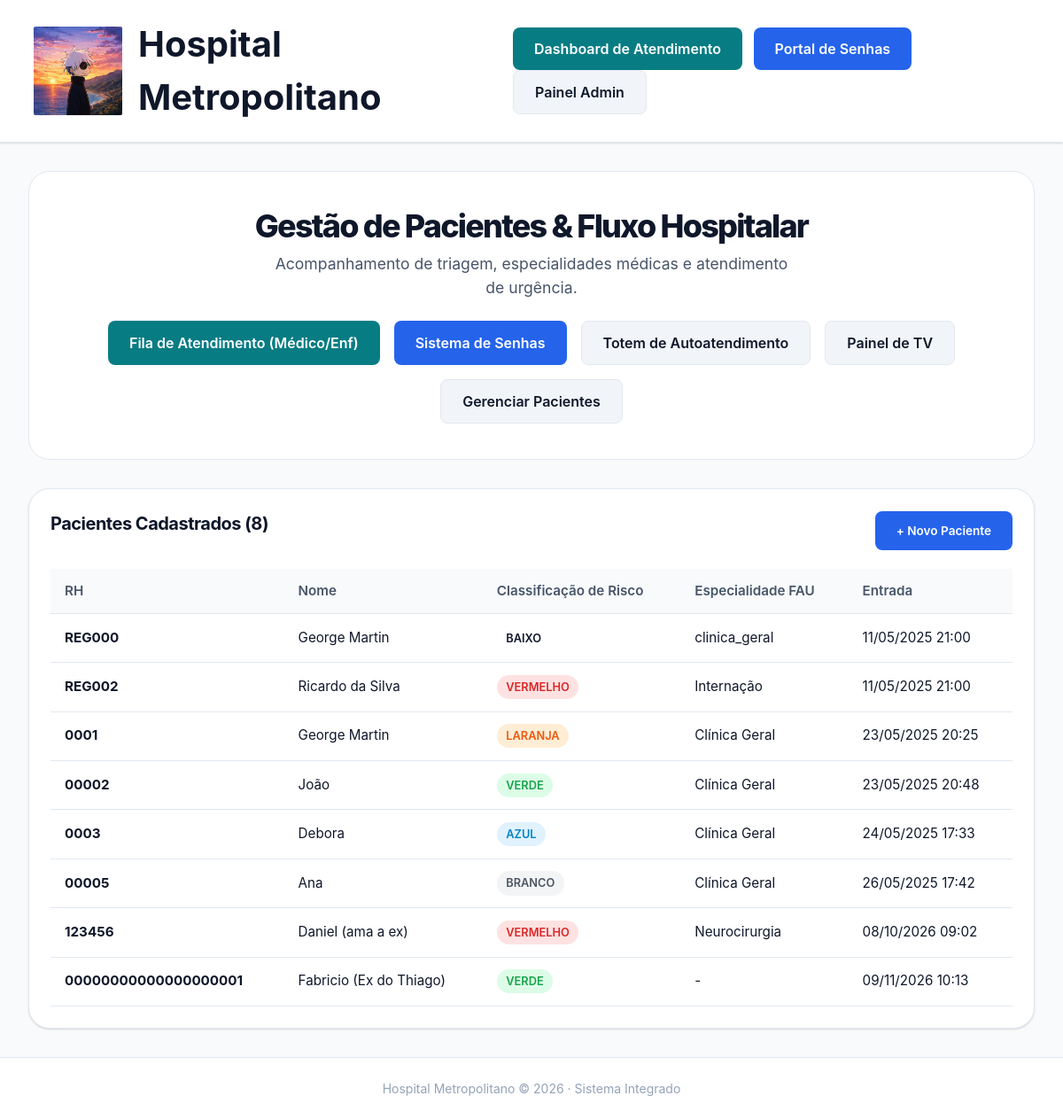
The app's page /pacientes/ with its own data.
### pacientes/models.py (models this page shows, shortened)
class Paciente(models.Model):
    CLASSIFICACAO_RISCO = [
        ('Vermelho', 'Vermelho'),
        ('Laranja', 'Laranja'),
        ('Amarelo', 'Amarelo'),
        ('Verde', 'Verde'),
        ('Azul', 'Azul'),
        ('Branco', 'Branco'),
    ]
    ESPECIALIDADES = [
        ('CG', 'Clínica Geral'),
        ('NCR', 'Neurocirurgia'),
        ('TM', 'Traumatologia'),
        ('BMF', 'Bucomaxilofacial'),
        ('CV', 'Cirurgia Vascular'),
        ('PED', 'Pediatria'),
        ('INT', 'Internação'),
        ('OUT', 'Outros'),
    ]
    EXAMES = [
        ('RX', 'Raio-X'),
        ('TC', 'Tomografia Computadorizada'),
        ('LAB', 'Laboratório'),
    ]
    PROCEDIMENTOS = [
        ('SWAB', 'SWAB'),
        ('ECG', 'ECG'),
    ]
    ENFERMAGEM = [
        ('ADM', 'Administração de Medicamentos'),
        ('SAE', 'SAE - Sistematização da Assistência de Enfermagem'),
    ]
    SOLICITACOES = [
        ('BC', 'Boletim de Comunicação'),
    ]
    STATUS_CHOICES = [
        ('waiting', 'Aguardando'),
        ('service', 'Em atendimento'),
        ('done', 'Concluído'),
    ]
    data_agendamento = models.DateTimeField('Data e Hora da Entrada', default=timezone.now)
    numero_registro = models.CharField('RH (Registro Hospitalar)', max_length=20, unique=True) #ver com o admin quantos caracteres são necessários para esse campo.
    nome = models.CharField('Nome', max_length=100)
    risco = models.CharField('Classificação de Risco', max_length=10, choices=CLASSIFICACAO_RISCO)
    status = models.CharField('Status do Atendimento', max_length=20, choices=STATUS_CHOICES, default='waiting')
    especialidade_primeiro_atendimento = models.CharField(
        'Especialidade FAU',
        max_length=10,
        choices=ESPECIALIDADES,
        blank=True,
        null=True
    )
    hora_primeiro_atendimento = models.TimeField('Hora do 1º Atendimento na FAU', blank=True, null=True)
    especialidades_pendentes = MultiSelectField(
        'Especialidades Pós 1º Atendimento',
        choices=ESPECIALIDADES,
        blank=True,
    )
    especialidades_concluidas = MultiSelectField(
        'Especialidades Concluídas',
        choices=ESPECIALIDADES,
        blank=True,
    )
    exames_pendentes = MultiSelectField(
        'Exames Pendentes',
        choices=EXAMES,
        blank=True,
    )
    exames_concluidos = MultiSelectField(
        'Exames Concluídos',
        choices=EXAMES,
        blank=True,
    )
    procedimentos_pendentes = MultiSelectField(
        'Procedimentos Solicitados',
        choices=PROCEDIMENTOS,
        blank=True,
    )
    procedimentos_concluidos = MultiSelectField(
        'Procedimentos Concluídos',
        choices=PROCEDIMENTOS,
        blank=True,
    )
    enfermagem_pendentes = MultiSelectField(
        'Enfermagem Solicitados',
        choices=ENFERMAGEM,
        blank=True,
    )
    enfermagem_concluidos = MultiSelectField(
        'Enfermagem Concluídos',
        choices=ENFERMAGEM,
        blank=True,
    )
    solicitacoes_pendentes = MultiSelectField(
        'Solicitações Pendentes',
        choices=SOLICITACOES,
        blank=True,
    )
    solicitacoes_concluidos = MultiSelectField(
        'Solicitações Concluídas',
        choices=SOLICITACOES,
        blank=True,
    )

### pacientes/views.py (the view)
# urls.py: path('pacientes/', views.pagina_inicial, name='pagina_inicial'),
def pagina_inicial(request):
    pacientes = Paciente.objects.all()
    return render(request, 'pacientes/pagina_inicial.html', {'pacientes': pacientes})

### pacientes/templates/pacientes/pagina_inicial.html (shortened to what this page needs)
{% load static %}
<!doctype html>
<html lang="pt-BR">
  <head>
    <link rel="stylesheet" href="{% static 'pacientes/senhas/css/base.css' %}" />
  </head>
  <body>
    <header>
      <div class="brand">
        <img class="brand-logo" src="{% static 'pacientes/img/logo.jpg' %}" alt="Logo Hospital Metropolitano" />
        <span class="brand-name">Hospital Metropolitano</span>
      </div>
      <div>
        <a href="{% url 'dashboard_atendimento' %}" class="btn btn-primary" style="margin-right: 0.5rem; background: #087c83; border-color: #087c83;">
          Dashboard de Atendimento
        </a>
        <a href="{% url 'senhas_portal' %}" class="btn btn-primary" style="margin-right: 0.5rem;">
          Portal de Senhas
        </a>
        <a href="{% url 'admin:index' %}" class="btn btn-secondary">
          Painel Admin
        </a>
      </div>
    </header>
    <main>
      <div class="hero-section">
        <h1>Gestão de Pacientes & Fluxo Hospitalar</h1>
        <p>Acompanhamento de triagem, especialidades médicas e atendimento de urgência.</p>
        <div class="actions-bar">
          <a href="{% url 'dashboard_atendimento' %}" class="btn btn-primary" style="background: #087c83; border-color: #087c83;">Fila de Atendimento (Médico/Enf)</a>
          <a href="{% url 'senhas_portal' %}" class="btn btn-primary">Sistema de Senhas</a>
          <a href="{% url 'Totem' %}" class="btn btn-secondary">Totem de Autoatendimento</a>
          <a href="{% url 'Painel_Tv' %}" class="btn btn-secondary">Painel de TV</a>
          <a href="{% url 'admin:pacientes_paciente_changelist' %}" class="btn btn-secondary">Gerenciar Pacientes</a>
        </div>
      </div>
      <div class="patients-card">
        <div class="patients-card-header">
          <h2 style="font-size: 1.25rem;">Pacientes Cadastrados ({{ pacientes.count }})</h2>
          <a href="{% url 'admin:pacientes_paciente_add' %}" class="btn btn-primary" style="font-size: 0.85rem;">
            + Novo Paciente
          </a>
        </div>
        {% if pacientes %}
        <div style="overflow-x: auto;">
          <table class="patients-table">
            <thead>
              <tr>
                <th>RH</th>
                <th>Nome</th>
                <th>Classificação de Risco</th>
                <th>Especialidade FAU</th>
                <th>Entrada</th>
              </tr>
            </thead>
            <tbody>
              {% for p in pacientes %}
              <tr>
                <td><strong>{{ p.numero_registro }}</strong></td>
                <td>{{ p.nome }}</td>
                <td>
                  <span class="badge-risco risco-{{ p.risco }}">{{ p.risco }}</span>
                </td>
                <td>{{ p.get_especialidade_primeiro_atendimento_display|default:"-" }}</td>
                <td>{{ p.data_agendamento|date:"d/m/Y H:i" }}</td>
              </tr>
              {% endfor %}
            </tbody>
          </table>
        </div>
        {% else %}
        <div class="empty-state">
          <p>Nenhum paciente cadastrado no momento.</p>
        </div>
        {% endif %}
      </div>
    </main>
    <footer>Hospital Metropolitano &copy; 2026 · Sistema Integrado</footer>
  </body>
</html>

### pacientes/static/pacientes/senhas/css/base.css (style rules this page uses)
:root { --font-family: 'Inter', system-ui, -apple-system, BlinkMacSystemFont, 'Segoe UI', Roboto, Oxygen, Ubuntu, Cantarell, sans-serif; --bg-primary: #f8fafc; --bg-secondary: #ffffff; --bg-tertiary: #f1f5f9; --text-primary: #0f172a; --text-secondary: #475569; --text-muted: #94a3b8; --primary: #2563eb; --primary-hover: #1d4ed8; --primary-light: #dbeafe; --success: #10b981; --success-hover: #059669; --success-light: #d1fae5; --warning: #f59e0b; --warning-light: #fef3c7; --danger: #ef4444; --danger-light: #fee2e2; --border-color: #e2e8f0; --shadow-sm: 0 1px 3px rgba(0,0,0,0.05), 0 1px 2px rgba(0,0,0,0.1); --shadow-md: 0 4px 6px -1px rgba(0,0,0,0.08), 0 2px 4px -1px rgba(0,0,0,0.04); --shadow-lg: 0 10px 15px -3px rgba(0,0,0,0.08), 0 4px 6px -2px rgba(0,0,0,0.04); --shadow-xl: 0 20px 25px -5px rgba(0,0,0,0.1), 0 10px 10px -5px rgba(0,0,0,0.04); --radius-sm: 8px; --radius-md: 16px; --radius-lg: 24px; --radius-full: 9999px; --transition: all 0.25s cubic-bezier(0.4, 0, 0.2, 1); }
* { margin: 0; padding: 0; box-sizing: border-box; }
body { font-family: var(--font-family); background-color: var(--bg-primary); color: var(--text-primary); line-height: 1.5; -webkit-font-smoothing: antialiased; min-height: 100vh; display: flex; flex-direction: column; transition: background-color 0.3s ease, color 0.3s ease; }
header { background-color: var(--bg-secondary); border-bottom: 1px solid var(--border-color); padding: 1.25rem 2rem; display: flex; justify-content: space-between; align-items: center; box-shadow: var(--shadow-sm); }
main { flex: 1; padding: 2rem; max-width: 1400px; width: 100%; margin: 0 auto; }
h1 { font-size: 2.25rem; font-weight: 800; letter-spacing: -0.05em; line-height: 1.2; margin-bottom: 0.5rem; }
h2 { font-size: 1.5rem; font-weight: 700; letter-spacing: -0.025em; margin-bottom: 1rem; }
.btn { font-family: inherit; font-size: 1rem; font-weight: 600; padding: 0.75rem 1.5rem; border-radius: var(--radius-sm); border: none; cursor: pointer; display: inline-flex; align-items: center; justify-content: center; gap: 0.5rem; transition: var(--transition); text-decoration: none; }
.btn-primary { background-color: var(--primary); color: white; }
.btn-secondary { background-color: var(--bg-tertiary); color: var(--text-primary); border: 1px solid var(--border-color); }
footer { text-align: center; padding: 1.5rem; color: var(--text-muted); font-size: 0.875rem; border-top: 1px solid var(--border-color); background-color: var(--bg-secondary); margin-top: auto; }
.brand { display: flex; align-items: center; gap: 12px; }
.brand-logo { height: 7rem; width: auto; border-radius: var(--radius-sm); background: #ffffff; padding: 6px; }
.brand-name { color: var(--text-primary); font-weight: 700; font-size: 2.5rem; }

### pacientes/templates/pacientes/pagina_inicial.html (style rules this page uses)
.hero-section { background: var(--bg-secondary); border: 1px solid var(--border-color); border-radius: var(--radius-lg); padding: 2.5rem; margin-bottom: 2rem; text-align: center; }
.hero-section h1 { font-size: 2.25rem; color: var(--text-primary); margin-bottom: 0.5rem; }
.hero-section p { color: var(--text-secondary); font-size: 1.1rem; max-width: 600px; margin: 0 auto; }
.actions-bar { display: flex; gap: 1rem; justify-content: center; flex-wrap: wrap; margin-top: 1.5rem; }
.patients-card { background: var(--bg-secondary); border: 1px solid var(--border-color); border-radius: var(--radius-lg); padding: 1.5rem; box-shadow: var(--shadow-sm); }
.patients-card-header { display: flex; justify-content: space-between; align-items: center; margin-bottom: 1.25rem; flex-wrap: wrap; gap: 0.75rem; }
.patients-table { width: 100%; border-collapse: collapse; font-size: 0.95rem; }
.patients-table th, .patients-table td { padding: 0.85rem 1rem; text-align: left; border-bottom: 1px solid var(--border-color); }
.patients-table th { color: var(--text-secondary); font-weight: 600; background: var(--bg-primary); }
.badge-risco { display: inline-block; padding: 0.25rem 0.65rem; border-radius: var(--radius-full); font-weight: 600; font-size: 0.8rem; text-transform: uppercase; }
.risco-Vermelho { background: #fee2e2; color: #dc2626; }
.risco-Laranja { background: #ffedd5; color: #ea580c; }
.risco-Verde { background: #dcfce7; color: #16a34a; }
.risco-Azul { background: #e0f2fe; color: #0284c7; }
.risco-Branco { background: #f3f4f6; color: #4b5563; }

### records on screen
Paciente: numero_registro "REG000", nome "George Martin", risco "BAIXO", especialidade_primeiro_atendimento "clinica_geral", data_agendamento "11/05/2025 21:00"
Paciente: numero_registro "REG002", nome "Ricardo da Silva", risco "VERMELHO", especialidade_primeiro_atendimento "Internação", data_agendamento "11/05/2025 21:00"
Paciente: numero_registro "0001", nome "George Martin", risco "LARANJA", especialidade_primeiro_atendimento "Clínica Geral", data_agendamento "23/05/2025 20:25"
Paciente: numero_registro "00002", nome "João", risco "VERDE", especialidade_primeiro_atendimento "Clínica Geral", data_agendamento "23/05/2025 20:48"
Paciente: numero_registro "0003", nome "Debora", risco "AZUL", especialidade_primeiro_atendimento "Clínica Geral", data_agendamento "24/05/2025 17:33"
Paciente: numero_registro "00005", nome "Ana", risco "BRANCO", especialidade_primeiro_atendimento "Clínica Geral", data_agendamento "26/05/2025 17:42"
Paciente: numero_registro "123456", nome "Daniel (ama a ex)", risco "VERMELHO", especialidade_primeiro_atendimento "Neurocirurgia", data_agendamento "08/10/2026 09:02"
Paciente: numero_registro "00000000000000000001", nome "Fabricio (Ex do Thiago)", risco "VERDE", especialidade_primeiro_atendimento "-", data_agendamento "09/11/2026 10:13"

### other values on screen
{{ pacientes.count }} "8"
